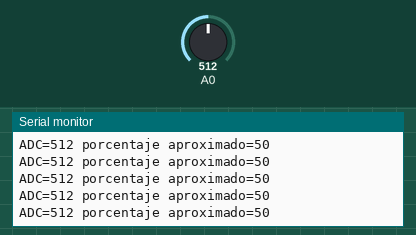
Simulated run of this sketch. Board: Arduino Uno, built with avr-gcc and run on an emulated ATmega328P. On the bench: the last lines printed to the serial monitor. The inputs (shaded band) are chosen by the test bench; at power-on: A0 = 512.

Above: at 1.2 s.
1.3 s: A0 set to 716
At 1.56 s:
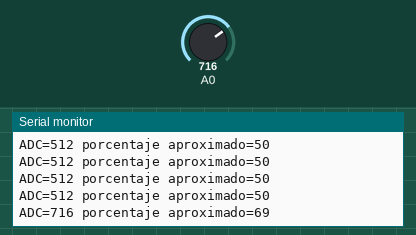
2.8 s: A0 set to 900
At 2.96 s:
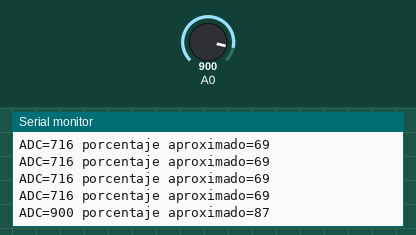
Timing chart, 0 to 5.8 s (numbered marks = the images above; inputs shaded):
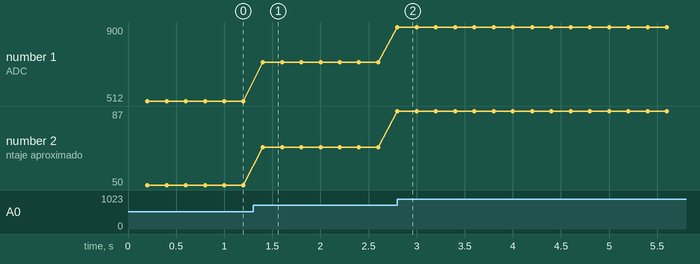

Measured:
- after the input at 1.3 s, the serial monitor: prints a new line after 0.10 s (image 1)
- after the input at 2.8 s, the serial monitor: prints a new line at once (image 2)
- plotted number 1: 512 → 716 after the input at 1.3 s, 716 → 900 after the input at 2.8 s
- plotted number 2: 50 → 69 after the input at 1.3 s, 69 → 87 after the input at 2.8 s

The sketch:

potenciometro_adc.ino
```cpp
#include <Arduino.h>
unsigned long ultimo = 0;
void setup() { Serial.begin(115200); }
void loop() {
  if (millis() - ultimo >= 200) {
    ultimo = millis();
    int raw = analogRead(A0);
    Serial.print(F("ADC="));
    Serial.print(raw);
    Serial.print(F(" porcentaje aproximado="));
    Serial.println(raw * 100L / 1023);
  }
}
```
